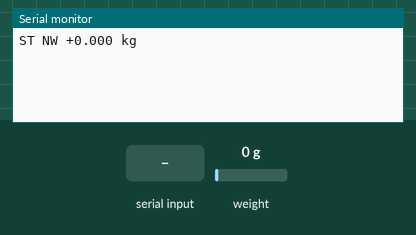
Recording of a sketch running on a simulated Arduino Uno, built with avr-gcc and run on an emulated ATmega328P. Shown: the last lines printed to the serial monitor. The inputs (shaded band) are chosen by the test bench; at power-on: weight on the scale 0 g.

Above: at 2.2 s.
2.3 s: weight on the scale set to 100 g
At 3.8 s:
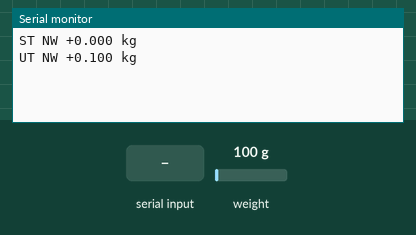
4.5 s: "Z\n" received over Serial
At 6.5 s:
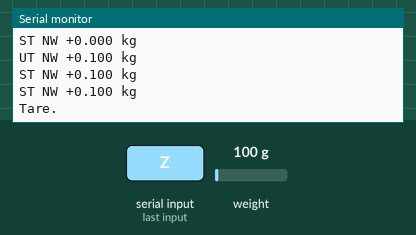
7.5 s: "SET DECI\n" received over Serial
At 8.8 s:
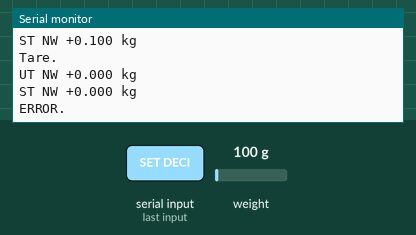
10.5 s: weight on the scale set to 1250 g
At 11.7 s:
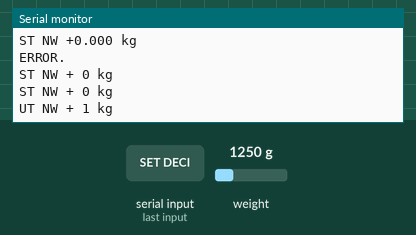
12.5 s: "0\n" received over Serial
At 13.8 s:
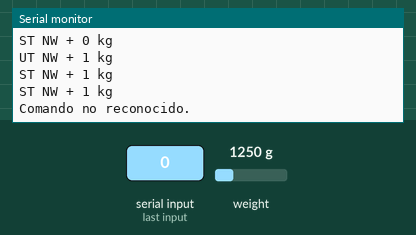
14.5 s: "CALL\n" received over Serial
At 15.8 s:
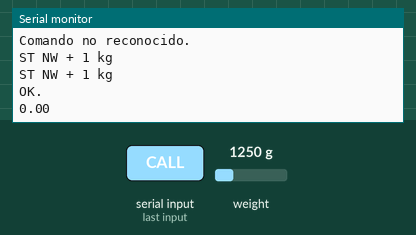

Measured:
- after the input at 2.3 s, the serial monitor: prints a new line after 0.70 s (image 1)
- after the input at 4.5 s, the serial monitor: prints a new line after 1.5 s (image 2)
- after the input at 7.5 s, the serial monitor: prints a new line after 0.51 s (image 3)
- after the input at 10.5 s, the serial monitor: prints a new line after 0.51 s (image 4)
- after the input at 12.5 s, the serial monitor: prints a new line after 0.51 s (image 5)
- after the input at 14.5 s, the serial monitor: prints a new line after 0.51 s (image 6)

The sketch:

testComandos.ino
```cpp
#include "HX711.h"

// Pines del HX711
#define DT1 16
#define SCK1 15

#define DT2 18
#define SCK2 17

#define DT3 20
#define SCK3 19

#define DT4 22
#define SCK4 21

HX711 balanza;

// Configuraciones iniciales
float factorCalibracion = 125.04365; // Factor de calibración
String unidad = "kg";             // Unidad por defecto
int decimales = 3;                // Decimales
bool pesoEstable = false;         // Indicador de estabilidad

void setup() {
  Serial.begin(115200);
  balanza.begin(DT1, SCK1);

  // Configuración inicial de la balanza
  balanza.set_scale(factorCalibracion);
  balanza.tare(); // Cero inicial

}

void loop() {
  if (Serial.available() > 0) {
    String comando = Serial.readStringUntil('\n');
    comando.trim(); // Eliminar espacios
    procesarComando(comando);
  }

  // Leer peso y determinar su estado
  float peso = balanza.get_units(10)/1000;  // Kg
  pesoEstable = verificarEstabilidad(peso);

  // Mostrar peso en el formato especificado
  mostrarPeso(peso);

}

void procesarComando(String comando) {
  if (comando.equalsIgnoreCase("Z")) {
    balanza.tare();
    Serial.println("Tare.");
  } else if (comando.startsWith("SET DECI")) {
    decimales = comando.substring(9).toInt();
    if (decimales == 1 || decimales == 2 || decimales == 3) {
      Serial.print("OK");
      Serial.println(decimales);
    } else {
      Serial.println("ERROR.");
    }
  } else if (comando.startsWith("SETWEIGHTUNIT")) {
    String nuevaUnidad = comando.substring(14); // Extraer la nueva unidad
    //Serial.println(nuevaUnidad);
    // Comparar correctamente las cadenas usando equals
    if (nuevaUnidad.equals("0")) {
      unidad = "kg"; // Si la entrada es "0", asignar "kg"
      Serial.println("OK");
    } else if (nuevaUnidad.equals("4")) {
      unidad = "lb"; // Si la entrada es "4", asignar "lb"
      Serial.println("OK");
    }
    else {
      Serial.println("ERROR."); // Entrada no válida
    }
  } else if (comando.startsWith("CALL")) {
    Serial.println("OK.");
    float pesoConocido = comando.substring(5).toFloat();
    Serial.println(pesoConocido);
    calibrarConPeso(pesoConocido);
  } else {
    Serial.println("Comando no reconocido.");
  }
}

  bool verificarEstabilidad(float peso) {
  static float pesoAnterior = 0;
  float diferencia = abs(peso - pesoAnterior);
  pesoAnterior = peso;

  // Considerar estable si la diferencia es menor a 0.05 (ajustable)
  return diferencia < 0.05;
}

void mostrarPeso(float peso) {
  if (peso > 280.0) { // Si el peso excede el máximo soportado
    Serial.println("---OL---");
  } else {
    String estado = pesoEstable ? "ST NW +" : "UT NW +";

    // Convertir el peso si la unidad es libras
    float pesoConvertido = (unidad == "lb") ? peso * 2.2046 : peso;

    Serial.print(estado);
    Serial.print(String(pesoConvertido, decimales));
    Serial.print(" ");
    Serial.println(unidad);
  }
}

void calibrarConPeso(float pesoConocido) {
  if (pesoConocido > 0) {
    balanza.tare();
    float lectura = balanza.get_units(10)/1000;
    Serial.println(lectura);
    factorCalibracion = lectura / pesoConocido;
    balanza.set_scale(factorCalibracion);
    Serial.print("OK.");
    Serial.println(factorCalibracion);
  }
}
```
